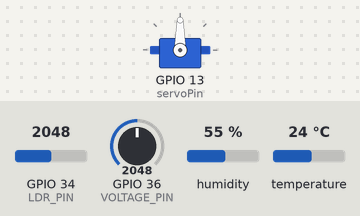
The sketch below on a simulated ESP32. Parts: servo. The inputs (shaded band) are chosen by the test bench; at power-on: GPIO 34 (LDR_PIN) = 2048, GPIO 36 (VOLTAGE_PIN) = 2048, humidity 55 %, temperature 24 °C. WiFi joins after 1.5 s; servers stay silent unless stated; what the sketch prints to the serial monitor is not drawn.

Above: at 3.0 s.
3.1 s: GPIO 34 (LDR_PIN) set to 1931
At 4.6 s:
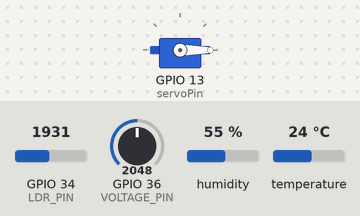
5.3 s: GPIO 34 (LDR_PIN) set to 2040
At 6.5 s:
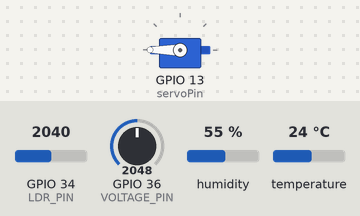
7.3 s: GPIO 34 (LDR_PIN) set to 1960
At 8.8 s:
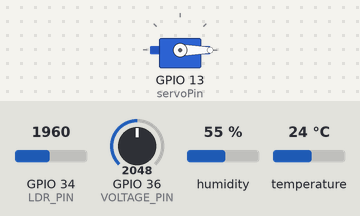
9.3 s: GPIO 34 (LDR_PIN) set to 2866
At 10.7 s:
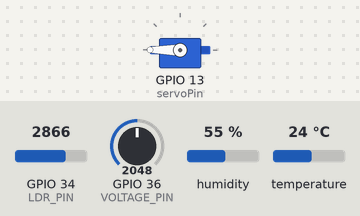
Timing chart, 0 to 12.3 s (numbered marks = the images above; inputs shaded):
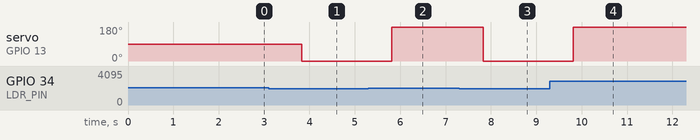

The sketch:

solar_monitoring.ino
```cpp
#define BLYNK_TEMPLATE_ID "TMPL3jePB3OQX"
#define BLYNK_TEMPLATE_NAME "mini project"
#define BLYNK_AUTH_TOKEN "F8KURffIpqp7EquNp8kf565H1hOYnpEJ"

#include <WiFi.h>
#include <WiFiClient.h>
#include <BlynkSimpleEsp32.h>

char ssid[] = "Mini_project";
char pass[] = "kishorik";

#include <DHT.h>
#include <ESP32Servo.h>

// -------- DHT --------
#define DHT_PIN 15
#define DHTTYPE DHT11
DHT dht(DHT_PIN, DHTTYPE);

// -------- LDR --------
#define LDR_PIN 34

// -------- Voltage --------
#define VOLTAGE_PIN 36

const float ADC_Resolution = 4095.0;
const float Vref = 3.3;
const float voltageDividerRatio = 6.0 / 3.3;

// -------- Servo --------
Servo myServo;
int servoPin = 13;

// -------- Timer --------
BlynkTimer timer;

// -------- Function --------
void sendData() {

  float t = dht.readTemperature();
  float h = dht.readHumidity();

  int ldrValue = analogRead(LDR_PIN);
  int adcValue = analogRead(VOLTAGE_PIN);

  float voltageAtPin = (adcValue / ADC_Resolution) * Vref;
  float actualVoltage = voltageAtPin * voltageDividerRatio;

  // ✅ LDR Scaling (IMPORTANT FIX)
  int ldrPercent = map(ldrValue, 0, 4095, 0, 100);

  // -------- SERIAL OUTPUT --------
  Serial.println("------ SENSOR DATA ------");

  if (isnan(t) || isnan(h)) {
    Serial.println("❌ DHT Error!");
  } else {
    Serial.print("🌡 Temp: ");
    Serial.print(t);
    Serial.print(" °C | 💧 Humidity: ");
    Serial.println(h);
  }

  Serial.print("🌞 LDR Raw: ");
  Serial.print(ldrValue);
  Serial.print(" | %: ");
  Serial.println(ldrPercent);

  Serial.print("🔋 Voltage: ");
  Serial.print(actualVoltage);
  Serial.println(" V");

  // -------- SERVO CONTROL --------
  if (ldrValue > 2000) {
    Serial.println("➡ Low Light → Servo 180°");
    myServo.write(180);
  } else {
    Serial.println("➡ Bright Light → Servo 0°");
    myServo.write(0);
  }

  Serial.println("--------------------------\n");

  // -------- SEND TO BLYNK --------
  Blynk.virtualWrite(V3, t);              // Temperature
  Blynk.virtualWrite(V4, h);              // Humidity
  Blynk.virtualWrite(V5, actualVoltage);  // Voltage
}

// -------- SETUP --------
void setup() {
  Serial.begin(115200);

  dht.begin();

  myServo.setPeriodHertz(50);
  myServo.attach(servoPin, 500, 2400);

  Serial.println("Connecting to WiFi...");

  Blynk.begin(BLYNK_AUTH_TOKEN, ssid, pass);

  Serial.println("✅ Connected to Blynk!");

  timer.setInterval(2000L, sendData);  // every 2 sec
}

// -------- LOOP --------
void loop() {
  Blynk.run();
  timer.run();
}
```

Measured:
- the behaviour switches between 2001 and 2000 on GPIO 34 (LDR_PIN) (found by bisection; images 0 and 1)
- after the input at 3.1 s, servo on GPIO 13 (servoPin): 90° → 0° after 0.73 s
- after the input at 5.3 s, servo on GPIO 13 (servoPin): 0° → 180° after 0.51 s
- after the input at 7.3 s, servo on GPIO 13 (servoPin): 180° → 0° after 0.53 s
- after the input at 9.3 s, servo on GPIO 13 (servoPin): 0° → 180° after 0.51 s
